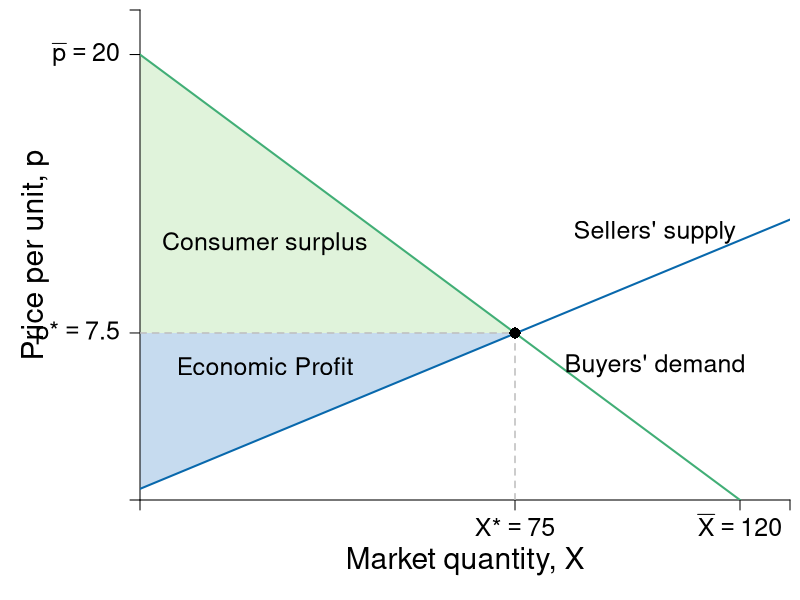

This figure's R source:
require(shape)
pdf(file = "competitionmarkets/demand_supply.pdf", width = 9, height = 7)

#Set parameters for graphics
axislabelsize <- 1.8
labelsize <- 1.5
namesize <- 1.8
annotatesize <- 1.5
graphlinewidth <- 2
segmentlinewidth <- 1.5

COL <- c("#7fc97f", "#beaed4", "#fdc086", "#ffff99", "#386cb0", "#f0027f", "#bf5b17", "#666666")
COLA <- c("#e0f3db", "#99d8c9","#66c2a4","#41ae76", "#238b45", "#005824")
COLB <- c("#c6dbef", "#4eb3d3", "#2b8cbe", "#0868ac","#084081")
COLC <- c("#fcfbfd", "#efedf5", "#dadaeb", "#bcbddc", "#9e9ac8", "#807dba", "#6a51a3", "#54278f", "#3f007d")

par(mar =  c(5, 7, 0.5, 0.5))

Demand <- function(x, rmax = 20, xmax = 12, n = 10) {
  rmax - (rmax/(n*xmax))*x
}

mrsA <- function(x, rmax = 20, xmax = 10) {
  rmax - (rmax/xmax)*x
}

uA <- function(x, y, rmax = 20, xmax = 10) {
  y + rmax*x - (1/2)(rmax/xmax)*x^2
}


Supply <- function(x, c1 = 0.5, c2 = 0.0465){
  c1 + 2*c2*x
}

xlims <- c(0, 130)
ylims <- c(0, 22)

npts <- 501 
x <- seq(xlims[1], xlims[2], length.out = npts)
y <- seq(ylims[1], ylims[2], length.out = npts) 
a <- c(46.08, 55, 64)
b <- c(46.08, 55, 64)

plot(0, 0, xlim = xlims, ylim = ylims, type = "n",
     xlab = expression(paste("")),
     ylab = expression(paste("")), 
     xaxt = "n", 
     yaxt = "n", 
     cex.lab = axislabelsize, 
     bty = "n",
     xaxs = "i", 
     yaxs = "i")


ticksy <- c(0, 7.5, 20, ylims[2])
#ylabels <- c(NA, expression(paste(p,"*")), expression(paste(bar(p))), NA)
ylabels <- c(NA, expression(paste(p,"*") == 7.5), expression(paste(bar(p) == 20)), NA)
ticksx <- c(0, 75, 120, xlims[2])
#xlabels <- c(NA, expression(paste(X,"*")), expression(paste(bar(X))), NA)
xlabels <- c(NA, expression(paste(X,"*") == 75), expression(paste(bar(X) == 120)), NA)


npts <- 500 
xx1 <- seq(xlims[1], xlims[2], length.out = npts)

#Draw the polygon for producer surplus
xpoly1 <- c(0, 75, 0, 0)
ypoly1 <- c(0.5, 7.5, 7.5, 0.5)
polygon(x = xpoly1, y = ypoly1, col = COLB[1], density = NULL, border = NA)

#Draw the polygon for consumer surplus
xpoly2 <- c(0, 75, 0, 0)
ypoly2 <- c(7.5, 7.5, 20, 7.5)
polygon(x = xpoly2, y = ypoly2, col = COLA[1], density = NULL, border = NA)

axis(1, at = ticksx, pos = 0, labels = xlabels, cex.axis = labelsize)
axis(2, at = ticksy, pos = 0, labels = ylabels, las = 1, cex.axis = labelsize)

text(25, 6, expression(paste("Economic Profit")), xpd = TRUE, cex = labelsize)
#text(25, 5, expression(paste("(Economic profit)")), xpd = TRUE, cex = labelsize) 
text(25, 11.5, expression(paste("Consumer surplus")), xpd = TRUE, cex = labelsize) 

#Lines for mrs graph
lines(xx1, Demand(xx1), col = COLA[4], lwd = graphlinewidth)
lines(xx1, Supply(xx1), col = COLB[4], lwd = graphlinewidth)

segments(0, 7.5, 75, 7.5, lty = 2, "gray" , lwd = segmentlinewidth)
segments(75, 0, 75, 7.5, lty = 2, col = "gray" , lwd = segmentlinewidth)
points(75, 7.5, pch = 16, col = "black", cex = 1.5)

#Label axes
mtext(expression(paste("Market quantity, ", X)), side = 1, line = 3, cex = axislabelsize)
#mtext(expression(paste("Market output of the good, ", X)), side = 1, line = 3, cex = axislabelsize)
text(-21, 0.5*ylims[2], expression(paste("Price per unit, ", p)), xpd = TRUE, cex = axislabelsize, srt = 90) 

text(103, 12, expression("Sellers' supply"), cex = labelsize)
text(103, 6, expression(paste("Buyers' demand")), cex = labelsize)

dev.off()
